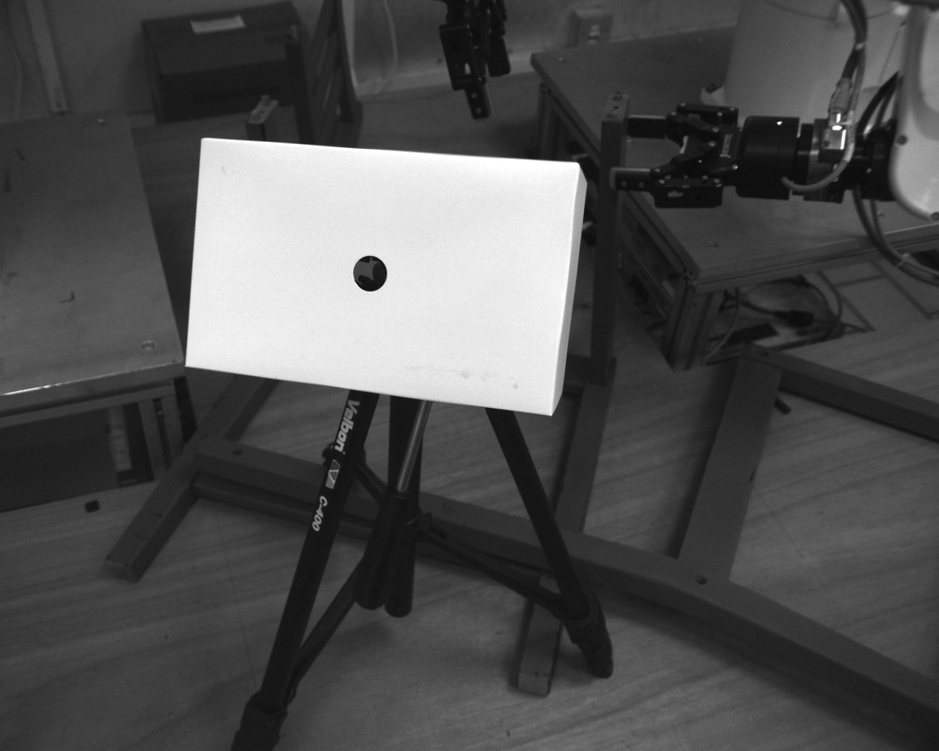
#> input picture opencv/left_image.png, 939 x 751 px, shrunk from 1280 x 1024 before the run
$ python opencv_tutorial.py
#> lines starting #> are read from the running program, lines starting #| are printed output that depends on the picture; after the words box and inside, x2 and y2 are one past the last pixel; in counts of white or black regions, pixels touching at a corner belong together
#> further down, limage is the input picture: shape (751, 939, 3); min 9, max 255, mean 79.3
import numpy as np
import cv2

def get_hole_center2d(image):
  # Process images
  # Read images
  # image = cv2.imread('left_image.png')
  # Blur images
  image_blur = cv2.blur(image, (5,5))
  # Canny Edge Detection
  image_edges = cv2.Canny(image_blur, 60, 120)
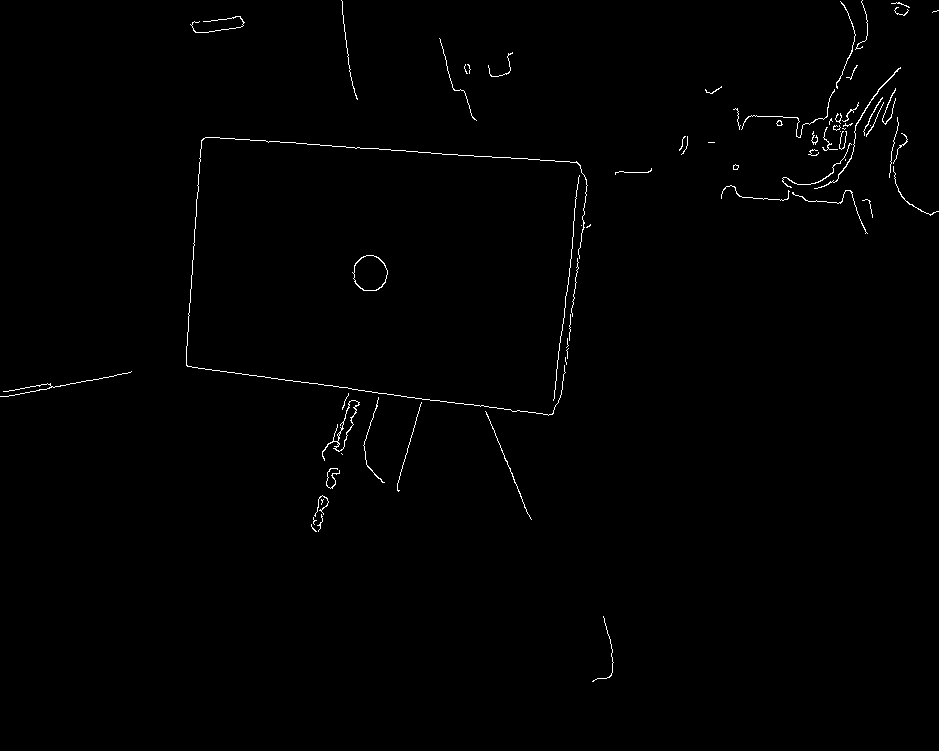
#> image_edges: shape (751, 939); 0.68% white in thin lines or dots
  # Threshold is done to make the image binary
  thresh, image_bw = cv2.threshold(image_edges, 80, 255, cv2.THRESH_BINARY+cv2.THRESH_OTSU)
#> thresh = 0

  contours, hierarchy = cv2.findContours(image_bw, cv2.RETR_TREE, cv2.CHAIN_APPROX_SIMPLE)
#> contours = 76 contours, 69 with area under 20; largest, box (x1, y1, x2, y2) and area: (352, 255, 388, 291) 944, (353, 255, 388, 291) 912, (322, 400, 360, 461) 422, (335, 400, 359, 452) 363, (814, 67, 901, 189) 64, (782, 143, 852, 188) 25, (776, 120, 783, 126) 21
  contour_image = cv2.cvtColor(image_bw, cv2.COLOR_GRAY2RGB)
#> contour_image: shape (751, 939, 3); 0.68% white in thin lines or dots

  # cv2.drawContours(contour_image, contours, -1, (0, 255, 0), 3)
  # cv2.imshow('Contours', contour_image)

  for i,cnt in enumerate(contours):
    if len(np.squeeze(cnt)) > 5:
      rect = cv2.minAreaRect(cnt)
      (delta_u, delta_v) = rect[1]
      diameter_pixel = max(delta_u,delta_v)
      circularity = delta_u/delta_v if delta_v > delta_u else delta_v/delta_u
      good_circularity = circularity > 0.8
      good_diameter = diameter_pixel > 30
      if good_circularity and good_diameter:
        cv2.drawContours(contour_image, [cnt], 0, [0,0,255], 2)
        cv2.imshow('image_contours.png',contour_image)
        return True, rect
#> this loop made 24 passes
#> (rect, delta_u, delta_v, diameter_pixel, circularity, good_circularity, good_diameter) on passes 1, 2, 3, 4, 5, 6, 7, 9: (((606.5, 650), (65.92, 18.22), -80.39), 65.92, 18.22, 65.92, 0.276, False, True), (((312.9, 527.9), (1.51, 8.6), -35.54), 1.51, 8.6, 8.6, 0.176, False, False), (((314.5, 520.5), (7, 3), -90), 7, 3, 7, 0.429, False, False), (((319.6, 522.5), (17.17, 3.71), -74.05), 17.17, 3.71, 17.17, 0.216, False, False), (((322, 501.5), (5, 2), -90), 5, 2, 5, 0.4, False, False), (((321.6, 506.3), (22.07, 10.43), -75.96), 22.07, 10.43, 22.07, 0.473, False, False), (((331.3, 477.2), (21.19, 11.62), -70.02), 21.19, 11.62, 21.19, 0.548, False, False), (((507.8, 465.1), (1.9, 117.4), -22.38), 1.9, 117.4, 117.4, 0.0162, False, True)
#> cnt on passes 8, 12, 14: [[341, 453], [342, 454]], [[337, 444], [338, 443], [339, 444], [338, 445]], [[338, 433], [339, 432], [340, 433], [339, 434]]
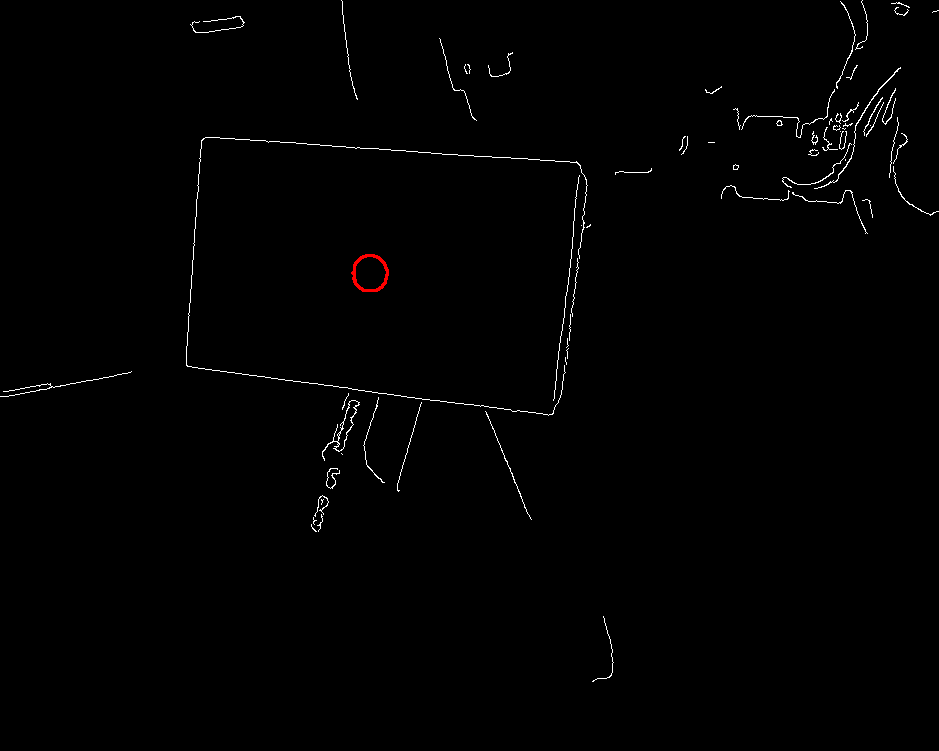
#> contour_image: shape (751, 939, 3); mean B, G, R 1.7, 1.7, 1.8
  return False, False

limage = cv2.imread('left_image.png')
success, lres = get_hole_center2d(limage)
#> success = True; lres = ((369.5, 272.5), (35, 35), -90)

# To stop it from ending directly
cv2.waitKey(0)
cv2.destroyAllWindows()
